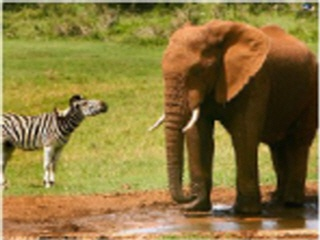
#> input picture opencv/input/img1.jpg, 320 x 240 px
$ python cv2_arithmeticLogical.py
#> lines starting #> are read from the running program, lines starting #| are printed output that depends on the picture; after the words box and inside, x2 and y2 are one past the last pixel; in counts of white or black regions, pixels touching at a corner belong together
# 산술 및 논리 연산 예제 (c2_arithmeticLogical.py)

# 관련 라이브러리 선언
import numpy as np
import cv2
import os

# 영상 읽기
img1 = cv2.imread("../input/img1.jpg", cv2.IMREAD_UNCHANGED)
#> img1 is the input picture: shape (240, 320, 3); mean B, G, R 60.1, 118.6, 138.3
img2 = cv2.imread("../input/img2.jpg", cv2.IMREAD_UNCHANGED)
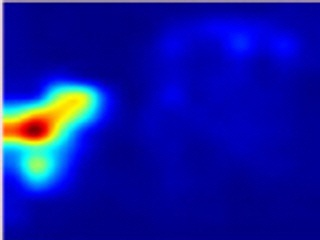
#> input picture opencv/input/img2.jpg, 320 x 240 px
#> img2 is the input picture: shape (240, 320, 3); mean B, G, R 164.4, 22, 14
img3 = cv2.imread("../input/img3.jpg", cv2.IMREAD_UNCHANGED)
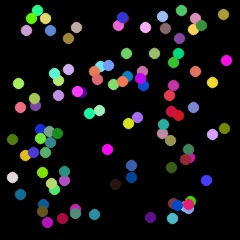
#> input picture opencv/input/img3.jpg, 240 x 240 px
#> img3 is the input picture: shape (240, 240, 3); mean B, G, R 21.7, 20.8, 21.4
img4 = cv2.imread("../input/img4.jpg", cv2.IMREAD_UNCHANGED)
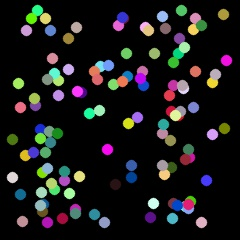
#> input picture opencv/input/img4.jpg, 240 x 240 px
#> img4 is the input picture: shape (240, 240, 3); mean B, G, R 26.7, 26.3, 26.5
img5 = cv2.imread("../input/img5.jpg", cv2.IMREAD_GRAYSCALE)
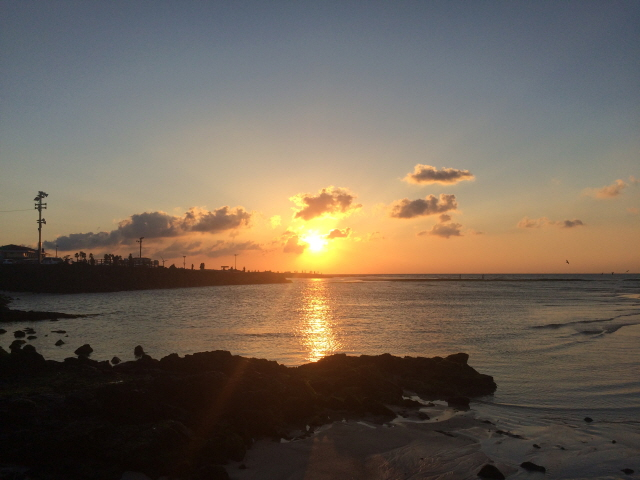
#> input picture opencv/input/img5.jpg, 640 x 480 px
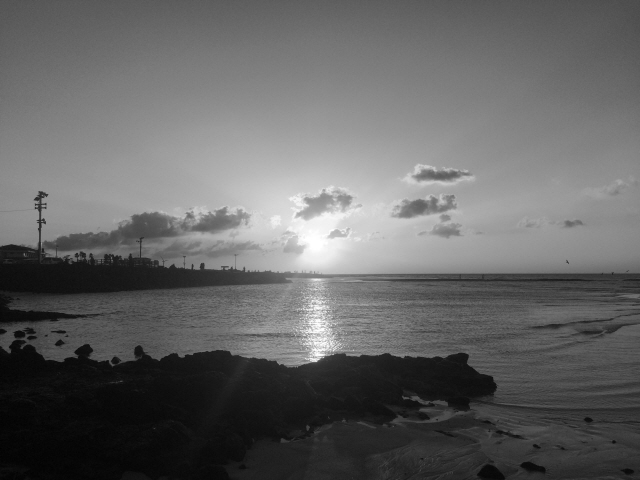
#> img5: shape (480, 640); min 0, max 255, mean 100.7

# 마스크 선언 및 초기화
mask = np.full(shape=img5.shape, fill_value=0, dtype=np.uint8)
h, w = img5.shape
#> h = 480; w = 640
x = (int)(w/2) - 60; y = (int)(h/2) - 60
#> after `x = int(w / 2) - 60`: x = 260
#> after `y = int(h / 2) - 60`: y = 180
cv2.rectangle(mask, (x,y), (x+120, y+120), (255,255,255), -1)
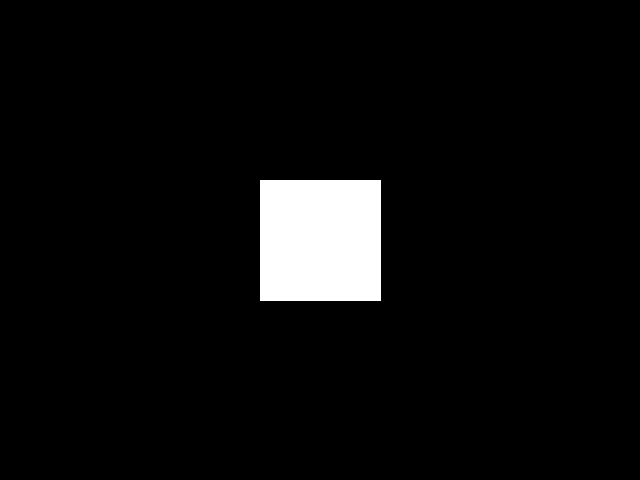
#> mask: shape (480, 640); 4.8% white; 1 white region, box (x1, y1, x2, y2) and area: (260, 180, 381, 301) 14641

# 산술 및 논리 연산 수행
ress = []
ress.append(cv2.add(img1, img2))
ress.append(cv2.addWeighted(img1, 0.5, img2, 0.5, 0))
ress.append(cv2.subtract(img3, img4))
ress.append(cv2.absdiff(img3, img4))
ress.append(cv2.bitwise_not(img5))
ress.append(cv2.bitwise_and(img5, mask))

# 결과 영상 출력
displays = [("input1", img1),
            ("input2", img2),
            ("input3", img3),
            ("input4", img4),
            ("input5", img5),
            ("res1", ress[0]),
            ("res2", ress[1]),
            ("res3", ress[2]),
            ("res4", ress[3]),
            ("res5", ress[4]),
            ("res6", ress[5]),]
for (name, out) in displays:
    cv2.imshow(name, out)
#> this loop made 11 passes
#> name on passes 1 to 11: 'input1', 'input2', 'input3', 'input4', 'input5', 'res1', 'res2', 'res3', 'res4', 'res5', 'res6'

# 키보드 입력을 기다린 후 모든 영상창 닫기
cv2.waitKey(0)
cv2.destroyAllWindows()

# 영상 저장
save_dir = './code_res_imgs/c2_arithmeticLogical'
for (name, out) in displays:
    cv2.imwrite(save_dir+"/"+name+".jpg", out)

# cv2.rectangle(img1, (10,10), (100,100), (255,255,255), 1, cv2.LINE_AA, cv2.LINE)
